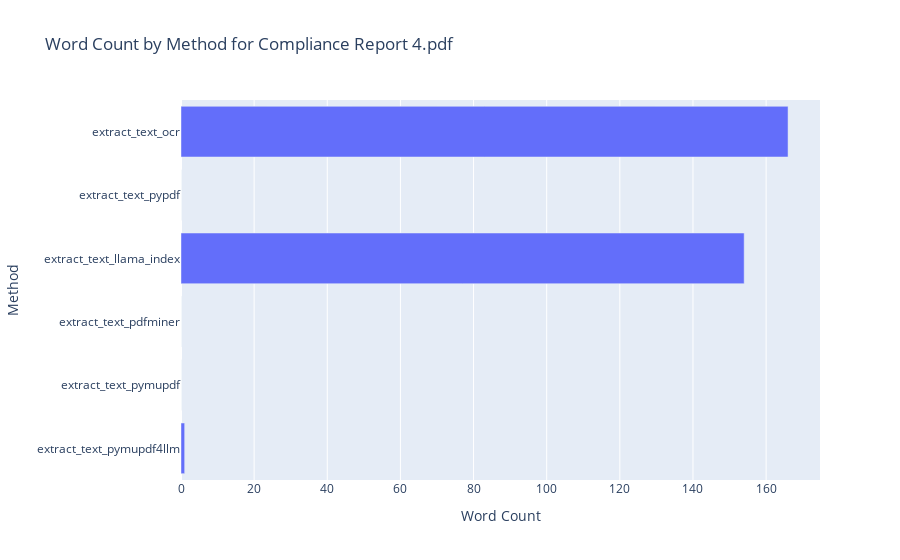
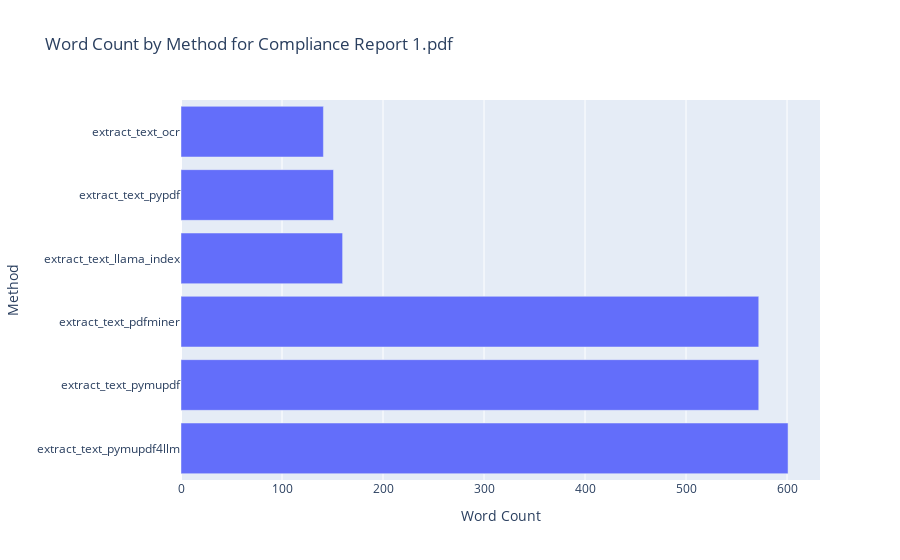
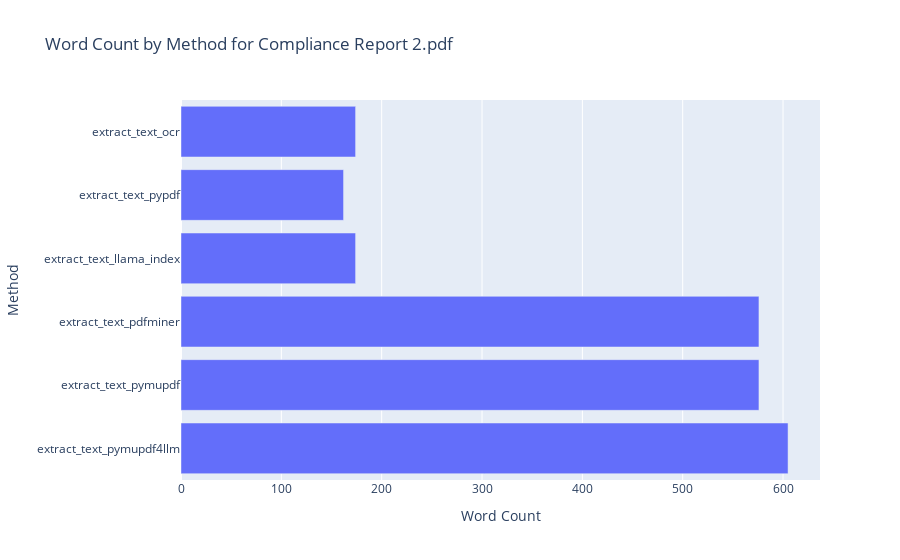
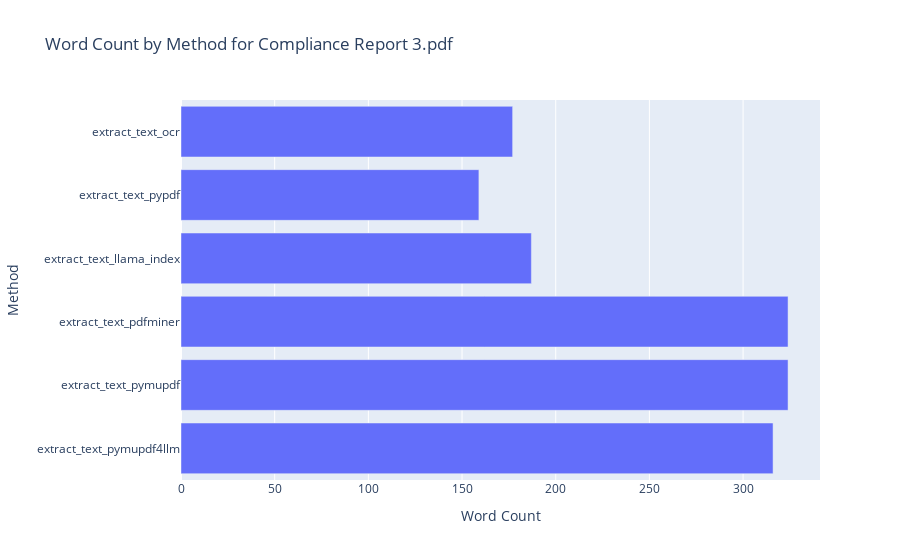

Notebook cell for these charts, in order:
### Code cell
import plotly.express as px

for file_name in list(results['extract_text_pymupdf4llm']['texts'].keys())[:5]:
    word_counts = {function_name: len(data['texts'][file_name].split()) for function_name, data in results.items()}

    # Generate a horizontal bar chart
    fig = px.bar(x=list(word_counts.values()), y=list(word_counts.keys()), orientation='h',
                labels={'x': 'Word Count', 'y': 'Method'}, title=f"Word Count by Method for {file_name}")
    fig.show()

### Figure 1 — Plotly figure (JSON) as saved in the notebook; plotly's stock layout.template omitted (floating-point values rounded to 4 significant figures)
{"data": [{"alignmentgroup": "True", "hovertemplate": "Word Count=%{x}<br>Method=%{y}<extra></extra>", "legendgroup": "", "marker": {"color": "#636efa", "pattern": {"shape": ""}}, "name": "", "offsetgroup": "", "orientation": "h", "showlegend": false, "textposition": "auto", "type": "bar", "x": [1, 0, 0, 154, 0, 166], "xaxis": "x", "y": ["extract_text_pymupdf4llm", "extract_text_pymupdf", "extract_text_pdfminer", "extract_text_llama_index", "extract_text_pypdf", "extract_text_ocr"], "yaxis": "y"}], "layout": {"barmode": "relative", "legend": {"tracegroupgap": 0}, "title": {"text": "Word Count by Method for Compliance Report 4.pdf"}, "xaxis": {"anchor": "y", "domain": [0, 1], "title": {"text": "Word Count"}}, "yaxis": {"anchor": "x", "domain": [0, 1], "title": {"text": "Method"}}}}

### Figure 2 — Plotly figure (JSON) as saved in the notebook; plotly's stock layout.template omitted (floating-point values rounded to 4 significant figures)
{"data": [{"alignmentgroup": "True", "hovertemplate": "Word Count=%{x}<br>Method=%{y}<extra></extra>", "legendgroup": "", "marker": {"color": "#636efa", "pattern": {"shape": ""}}, "name": "", "offsetgroup": "", "orientation": "h", "showlegend": false, "textposition": "auto", "type": "bar", "x": [601, 572, 572, 160, 151, 141], "xaxis": "x", "y": ["extract_text_pymupdf4llm", "extract_text_pymupdf", "extract_text_pdfminer", "extract_text_llama_index", "extract_text_pypdf", "extract_text_ocr"], "yaxis": "y"}], "layout": {"barmode": "relative", "legend": {"tracegroupgap": 0}, "title": {"text": "Word Count by Method for Compliance Report 1.pdf"}, "xaxis": {"anchor": "y", "domain": [0, 1], "title": {"text": "Word Count"}}, "yaxis": {"anchor": "x", "domain": [0, 1], "title": {"text": "Method"}}}}

### Figure 3 — Plotly figure (JSON) as saved in the notebook; plotly's stock layout.template omitted (floating-point values rounded to 4 significant figures)
{"data": [{"alignmentgroup": "True", "hovertemplate": "Word Count=%{x}<br>Method=%{y}<extra></extra>", "legendgroup": "", "marker": {"color": "#636efa", "pattern": {"shape": ""}}, "name": "", "offsetgroup": "", "orientation": "h", "showlegend": false, "textposition": "auto", "type": "bar", "x": [605, 576, 576, 174, 162, 174], "xaxis": "x", "y": ["extract_text_pymupdf4llm", "extract_text_pymupdf", "extract_text_pdfminer", "extract_text_llama_index", "extract_text_pypdf", "extract_text_ocr"], "yaxis": "y"}], "layout": {"barmode": "relative", "legend": {"tracegroupgap": 0}, "title": {"text": "Word Count by Method for Compliance Report 2.pdf"}, "xaxis": {"anchor": "y", "domain": [0, 1], "title": {"text": "Word Count"}}, "yaxis": {"anchor": "x", "domain": [0, 1], "title": {"text": "Method"}}}}

### Figure 4 — Plotly figure (JSON) as saved in the notebook; plotly's stock layout.template omitted (floating-point values rounded to 4 significant figures)
{"data": [{"alignmentgroup": "True", "hovertemplate": "Word Count=%{x}<br>Method=%{y}<extra></extra>", "legendgroup": "", "marker": {"color": "#636efa", "pattern": {"shape": ""}}, "name": "", "offsetgroup": "", "orientation": "h", "showlegend": false, "textposition": "auto", "type": "bar", "x": [316, 324, 324, 187, 159, 177], "xaxis": "x", "y": ["extract_text_pymupdf4llm", "extract_text_pymupdf", "extract_text_pdfminer", "extract_text_llama_index", "extract_text_pypdf", "extract_text_ocr"], "yaxis": "y"}], "layout": {"barmode": "relative", "legend": {"tracegroupgap": 0}, "title": {"text": "Word Count by Method for Compliance Report 3.pdf"}, "xaxis": {"anchor": "y", "domain": [0, 1], "title": {"text": "Word Count"}}, "yaxis": {"anchor": "x", "domain": [0, 1], "title": {"text": "Method"}}}}
